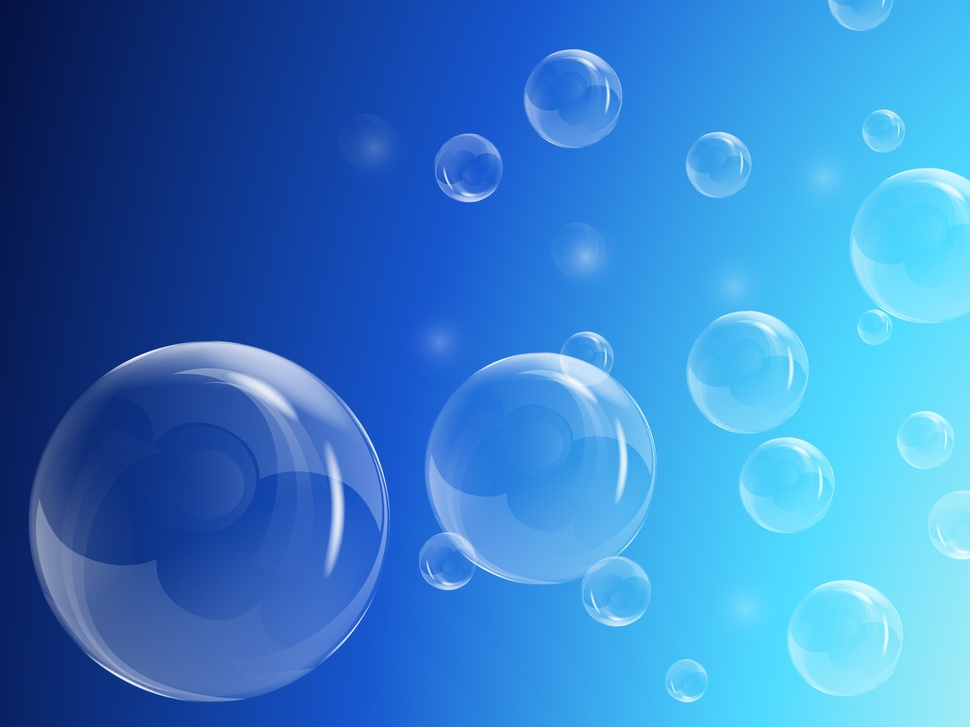
#> input picture advanced/bubble.jpg, 970 x 727 px, shrunk from 1600 x 1200 before the run
$ python simple_quant.py
#> lines starting #> are read from the running program, lines starting #| are printed output that depends on the picture
#!/usr/bin/env python

from PIL import Image


def simple_quant():
    with Image.open("bubble.jpg") as im:
#> im is the input picture: PIL image 970x727 RGB; mean R, G, B 54.6, 127.6, 199.5
        w, h = im.size
#> w = 970; h = 727
        for row in range(h):
            for col in range(w):
                r, g, b = im.getpixel((col, row))
                r = r // 36 * 36
                g = g // 42 * 42
                b = b // 42 * 42
                im.putpixel((col, row), (r, g, b))
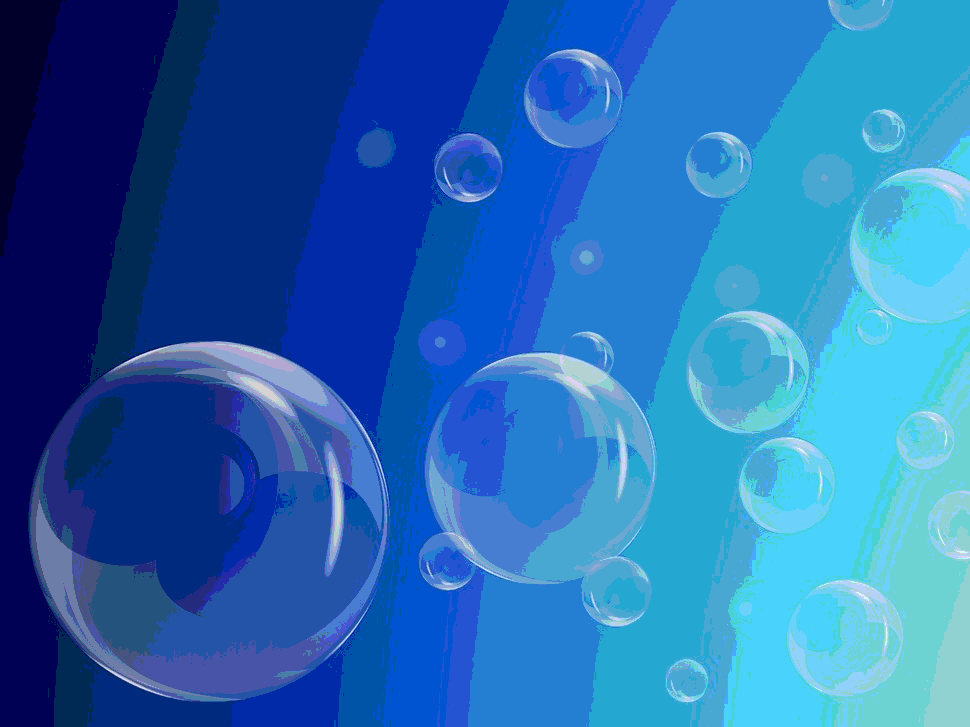
#> im: PIL image 970x727 RGB; mean R, G, B 37.6, 107.2, 178.7
        im.show()


if __name__ == "__main__":
    simple_quant()
